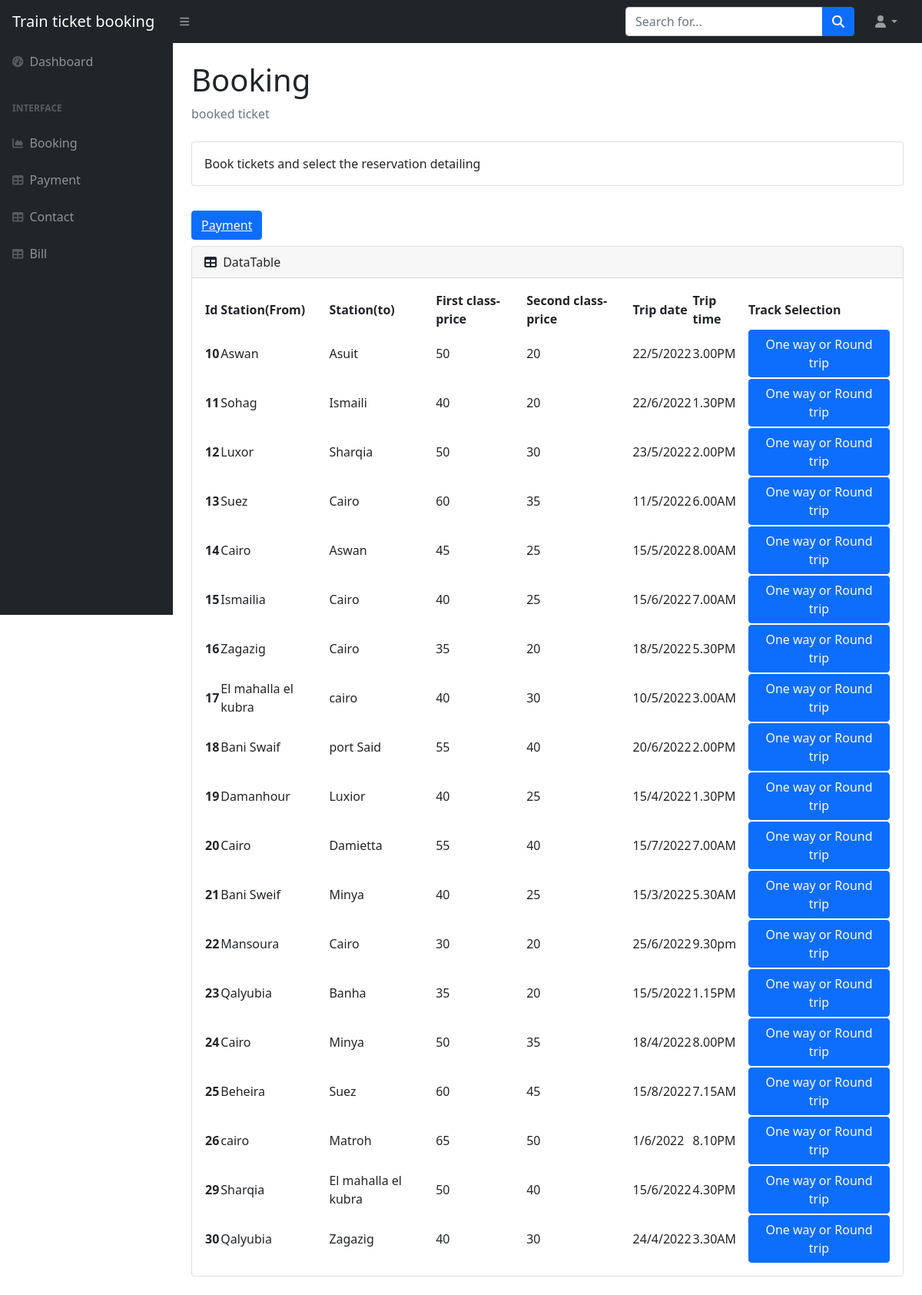
Screenshot of /Views/booking.php with the database file from the repository.
### tables this page shows
CREATE TABLE `stationdb` (
  `id` int(11) NOT NULL,
  `station` varchar(100) NOT NULL,
  `address` varchar(100) NOT NULL,
  `firstC` float NOT NULL,
  `secondC` float NOT NULL,
  `Date` varchar(255) NOT NULL,
  `Time` varchar(255) NOT NULL
);

### Views/booking.php (the view, shortened to what this page needs)
<?php
include 'connect.php';
?>
<!DOCTYPE html>
<html lang="en">
<head>
    <link href="https://cdn.jsdelivr.net/npm/simple-datatables@latest/dist/style.css" rel="stylesheet" />
    <link href="css/styles.css" rel="stylesheet" />
</head>
<body class="sb-nav-fixed">
    <nav class="sb-topnav navbar navbar-expand navbar-dark bg-dark">
        <a class="navbar-brand ps-3" href="index.php">Train ticket booking</a>
        <button class="btn btn-link btn-sm order-1 order-lg-0 me-4 me-lg-0" id="sidebarToggle" href="#!"><i class="fas fa-bars"></i></button>
        <form class="d-none d-md-inline-block form-inline ms-auto me-0 me-md-3 my-2 my-md-0">
            <div class="input-group">
                <input class="form-control" type="text" placeholder="Search for..." aria-label="Search for..." aria-describedby="btnNavbarSearch" />
                <button class="btn btn-primary" id="btnNavbarSearch" type="button"><i class="fas fa-search"></i></button>
            </div>
        </form>
        <ul class="navbar-nav ms-auto ms-md-0 me-3 me-lg-4">
            <li class="nav-item dropdown">
                <a class="nav-link dropdown-toggle" id="navbarDropdown" href="#" role="button" data-bs-toggle="dropdown" aria-expanded="false"><i class="fas fa-user fa-fw"></i></a>
            </li>
        </ul>
    </nav>
    <div id="layoutSidenav">
        <div id="layoutSidenav_nav">
            <nav class="sb-sidenav accordion sb-sidenav-dark" id="sidenavAccordion">
                <div class="sb-sidenav-menu">
                    <div class="nav">
                        <a class="nav-link" href="userDash.php">
                            <div class="sb-nav-link-icon"><i class="fas fa-tachometer-alt"></i></div>
                            Dashboard
                        </a>
                        <div class="sb-sidenav-menu-heading">Interface</div>
                        <a class="nav-link" href="booking.php">
                            <div class="sb-nav-link-icon"><i class="fas fa-chart-area"></i></div>
                            Booking
                        </a>
                        <a class="nav-link" href="payment.php">
                            <div class="sb-nav-link-icon"><i class="fas fa-table"></i></div>
                            Payment
                        </a>
                        <a class="nav-link" href="contact.php">
                            <div class="sb-nav-link-icon"><i class="fas fa-table"></i></div>
                            Contact
                        </a>
                        <a class="nav-link" href="bill.php">
                            <div class="sb-nav-link-icon"><i class="fas fa-table"></i></div>
                            Bill
                        </a>
                    </div>
                </div>
            </nav>
        </div>
        <div id="layoutSidenav_content">
            <main>
                <div class="container-fluid px-4">
                    <h1 class="mt-4">Booking</h1>
                    <ol class="breadcrumb mb-4">
                        <li class="breadcrumb-item active">booked ticket</li>
                    </ol>
                    <div class="card mb-4">
                        <div class="card-body">
                            Book tickets and select the reservation detailing </div>
                    </div>
                    <button class="btn btn-primary my-2"><a href="add_station.php" class="text-light">Payment</a></button>
                    <div class="card mb-4">
                        <div class="card-header">
                            <i class="fas fa-table me-1"></i> DataTable
                        </div>
                        <div class="card-body">
                            <table id="datatablesSimple">
                                <thead>
                                    <tr>
                                        <th>Id</th>
                                        <th>Station(From)</th>
                                        <th>Station(to)</th>
                                        <th>First class-price</th>
                                        <th>Second class-price</th>
                                        <th>Trip date </th>
                                        <th>Trip time</th>
                                        <th>Track Selection</th>
                                    </tr>
                                </thead>
                                <tbody>
                                    <?php
                                    $sql = "Select * from stationdb ";
                                    $result = mysqli_query($conn, $sql);
                                    if (!empty($result)) {
                                        while ($row = mysqli_fetch_assoc($result)) {
                                    ?>
                                            <tr>
                                                <th scope="row"><?php echo $row['id']; ?> </th>
                                                <td><?php echo $row['station']; ?></td>
                                                <td><?php echo $row['address']; ?></td>
                                                <td><?php echo $row['firstC']; ?></td>
                                                <td><?php echo $row['secondC']; ?></td>
                                                <td><?php echo $row['Date']; ?></td>
                                                <td><?php echo $row['Time']; ?></td>
                                                <td>
                                                    <a href="select_b.php?id= <?php echo $row['id']; ?> " class="btn btn-primary text-light">One way or Round trip</a>
                                                </td>
                                            </tr>
                                    <?php
                                        }
                                    }
                                    ?>
                                </tbody>
                            </table>
                        </div>
                    </div>
                </div>
            </main>
        </div>
    </div>
</body>
</html>

### rows the page displays
stationdb: id "10", station "Aswan", address "Asuit", firstC "50", secondC "20", Date "22/5/2022", Time "3.00PM"
stationdb: id "11", station "Sohag", address "Ismaili", firstC "40", secondC "20", Date "22/6/2022", Time "1.30PM"
stationdb: id "12", station "Luxor", address "Sharqia", firstC "50", secondC "30", Date "23/5/2022", Time "2.00PM"
stationdb: id "13", station "Suez", address "Cairo", firstC "60", secondC "35", Date "11/5/2022", Time "6.00AM"
stationdb: id "14", station "Cairo", address "Aswan", firstC "45", secondC "25", Date "15/5/2022", Time "8.00AM"
stationdb: id "15", station "Ismailia", address "Cairo", firstC "40", secondC "25", Date "15/6/2022", Time "7.00AM"
stationdb: id "16", station "Zagazig", address "Cairo", firstC "35", secondC "20", Date "18/5/2022", Time "5.30PM"
stationdb: id "17", station "El mahalla el kubra", address "cairo", firstC "40", secondC "30", Date "10/5/2022", Time "3.00AM"
stationdb: id "18", station "Bani Swaif", address "port Said", firstC "55", secondC "40", Date "20/6/2022", Time "2.00PM"
stationdb: id "19", station "Damanhour", address "Luxior", firstC "40", secondC "25", Date "15/4/2022", Time "1.30PM"
stationdb: id "20", station "Cairo", address "Damietta", firstC "55", secondC "40", Date "15/7/2022", Time "7.00AM"
stationdb: id "21", station "Bani Sweif", address "Minya", firstC "40", secondC "25", Date "15/3/2022", Time "5.30AM"
stationdb: id "22", station "Mansoura", address "Cairo", firstC "30", secondC "20", Date "25/6/2022", Time "9.30pm"
stationdb: id "23", station "Qalyubia", address "Banha", firstC "35", secondC "20", Date "15/5/2022", Time "1.15PM"
stationdb: id "24", station "Cairo", address "Minya", firstC "50", secondC "35", Date "18/4/2022", Time "8.00PM"
stationdb: id "25", station "Beheira", address "Suez", firstC "60", secondC "45", Date "15/8/2022", Time "7.15AM"
stationdb: id "26", station "cairo", address "Matroh", firstC "65", secondC "50", Date "1/6/2022", Time "8.10PM"
stationdb: id "29", station "Sharqia", address "El mahalla el kubra", firstC "50", secondC "40", Date "15/6/2022", Time "4.30PM"
stationdb: id "30", station "Qalyubia", address "Zagazig", firstC "40", secondC "30", Date "24/4/2022", Time "3.30AM"
